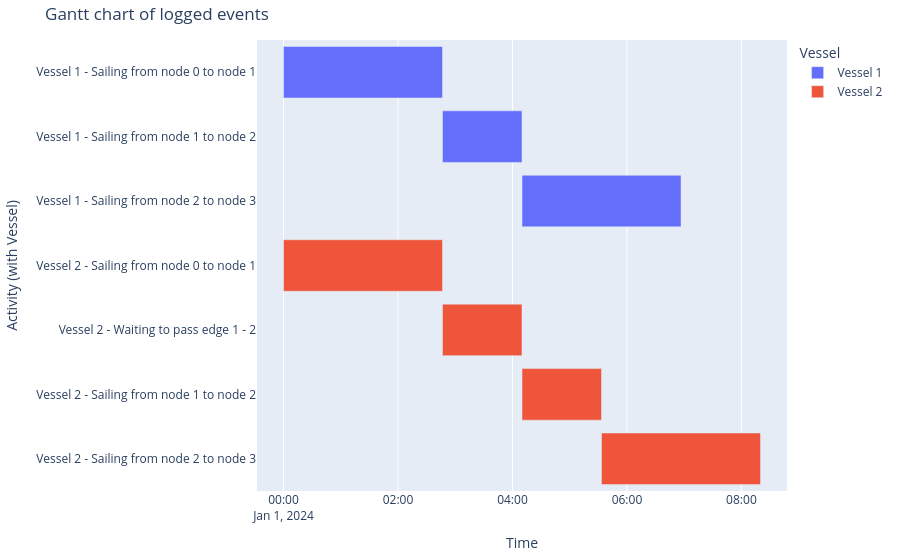

Here is the notebook cell this chart was saved with:
### Code cell
generate_vessel_gantt_chart(df_eventtable)

### Figure 1 — Plotly figure (JSON) as saved in the notebook; plotly's stock layout.template omitted (floating-point values rounded to 4 significant figures)
{"data": [{"base": ["2024-01-01T00:00:00.000000", "2024-01-01T02:46:40.000000", "2024-01-01T04:10:00.000000"], "hovertemplate": "object name=Vessel 1<br>start time=%{base}<br>stop time=%{x}<br>activity label=%{y}<extra></extra>", "legendgroup": "Vessel 1", "marker": {"color": "#636efa", "pattern": {"shape": ""}}, "name": "Vessel 1", "orientation": "h", "showlegend": true, "textposition": "auto", "type": "bar", "x": [10000000, 5000000, 10000000], "xaxis": "x", "y": ["Vessel 1 - Sailing from node 0 to node 1", "Vessel 1 - Sailing from node 1 to node 2", "Vessel 1 - Sailing from node 2 to node 3"], "yaxis": "y"}, {"base": ["2024-01-01T00:00:00.000000", "2024-01-01T02:46:40.000000", "2024-01-01T04:10:00.000000", "2024-01-01T05:33:20.000000"], "hovertemplate": "object name=Vessel 2<br>start time=%{base}<br>stop time=%{x}<br>activity label=%{y}<extra></extra>", "legendgroup": "Vessel 2", "marker": {"color": "#EF553B", "pattern": {"shape": ""}}, "name": "Vessel 2", "orientation": "h", "showlegend": true, "textposition": "auto", "type": "bar", "x": [10000000, 5000000, 5000000, 10000000], "xaxis": "x", "y": ["Vessel 2 - Sailing from node 0 to node 1", "Vessel 2 - Waiting to pass edge 1 - 2", "Vessel 2 - Sailing from node 1 to node 2", "Vessel 2 - Sailing from node 2 to node 3"], "yaxis": "y"}], "layout": {"barmode": "overlay", "legend": {"title": {"text": "Vessel"}, "tracegroupgap": 0}, "margin": {"b": 20, "l": 20, "r": 20, "t": 40}, "title": {"text": "Gantt chart of logged events"}, "xaxis": {"anchor": "y", "domain": [0, 1], "title": {"text": "Time"}, "type": "date"}, "yaxis": {"anchor": "x", "autorange": "reversed", "domain": [0, 1], "title": {"text": "Activity (with Vessel)"}}}}
